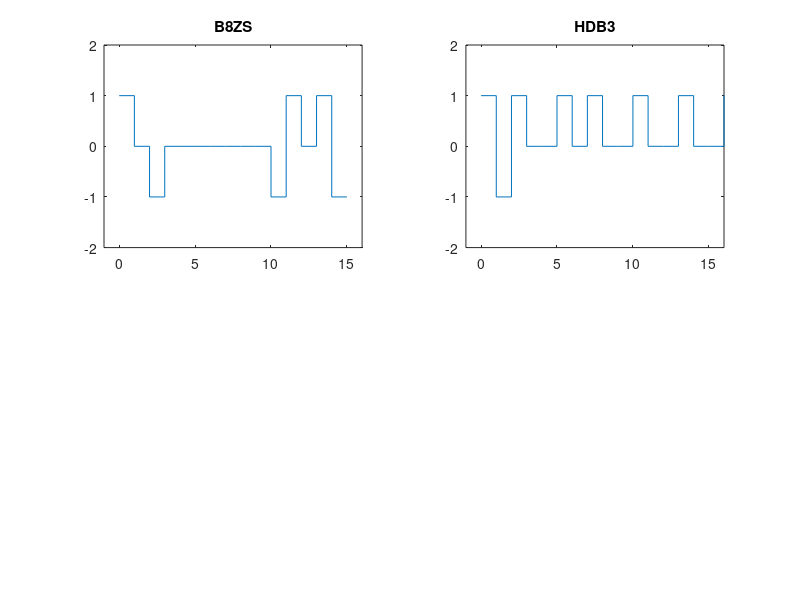

Write MATLAB code to recreate this figure.
load inout.txt

x1=[];
y1=[];
x2=[];
y2=[];
one=0;
zero=0;

m=inout;
l = length(m);
i= 1;
while i < l
    if (m(1,i)== 1 && one == 0)
        x1=[x1 i-1 i];
        y1=[y1 1, 1];
        one = 1;
        zero = 0;
        i=i+1;
   
    elseif (m(1,i) == 1 && one == 1)
        x1=[x1 i-1 i];
        y1 = [ y1 -1 -1];
        one = 0;
        zero = 0;
        i=i+1;
      
    elseif ( m(1,i) == 0)
            zero = 1;
            for j = i+1 : l
                if (m(1,j) == 0 )
                    zero = zero + 1;
                elseif (m(2,j) == 1 || zero > 8)
                    break;
                end
            end
            
           
            if ( zero == 8 )
                
                x1 =[ x1 i-1 i i i+1 i+1 i+2 i+2 i+3 i+3 i+4 i+4 i+5 i+5 i+6 i+6 i+7];

                if (one == 1)
                    y1 =[ y1 0 0 0 0 0 0 1 1 -1 -1 0 0 -1 -1 1 1];
                elseif (one == 0) 
                    y1 =[ y1 0 0 0 0 0 0 -1 -1 1 1 0 0 1 1 -1 -1];
                end
                i = i + 8;
                zero = 0;
            elseif (zero ~= 8)
            x1=[x1 i-1 i];
            y1= [y1 0 0];
             i=i+1;
            end
    end
        
    end

i = 1;
count = 0;
while i <= l
    if (m(2,i)== 1 && one == 0)
        x2=[x2 i-1 i];
        y2 = [ y2 1, 1];
        one = 1;
        zero = 0;
         i=i+1;
         count = count +1;
    elseif (m(2,i) == 1 && one == 1)
        x2=[x2 i-1 i];
        y2= [ y2 -1 -1];
        one = 0;
        zero = 0;
        i=i+1;
  
         count = count +1;
     elseif ( m(2,i) == 0)
            for j = i : l
                if (m(2,j) == 0)
                    zero = zero +1;
                elseif (m(2,j) == 1)
                    break;
                end
            end
             fprintf('zero = %d i = %d\n' ,zero, i)
            if ( zero >= 4 )
                x2 =[ x2 i-1 i i i+1 i+1 i+2 i+2 i+3];
                if (mod (count, 2)== 0)
                    y2 =[ y2 1 1 0 0 0 0 1 1];
                    
            
                elseif (mod (count, 2)== 1)
                    y2 =[ y2 0 0 0 0 0 0 -1 -1] ;
                    
                end
                i = i+4;
                zero = 0;
            
                count = 0;
            end
            x2=[x2 i-1 i];
            y2 = [y2 0 0];
            i=i+1;
    end
        
    end

            
subplot (2, 2, 1)

plot(x1,y1), axis ([-1,l+1, -2, 2])
title('B8ZS');

subplot (2, 2, 2)
plot(x2,y2), axis ([-1,l+1, -2, 2])
title('HDB3');
                     
                    
                    
                
                    
 

